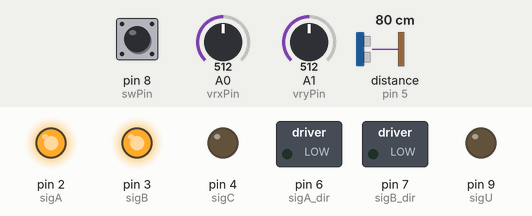
Bench run of a sketch on a simulated Arduino Uno, built with avr-gcc and run on an emulated ATmega328P. Shown: switched loads named in the sketch (green lamp = pin HIGH), output pins drawn as LEDs (lit = HIGH). Wiring (inferred from the names in the program): ultrasonic range finder: trigger pin 10; echo pin 5. Dashed ring = blinking. The test bench sets the inputs (shaded band); at power-on: distance to the obstacle (sensor on pin 5) 80 cm, A0 (vrxPin) = 512, A1 (vryPin) = 512, pin 8 (swPin) HIGH. The echo pulse lasts 58.3 µs per cm; pins used as bus, display or sensor lines are not drawn.

Above: at 1.2 s.
1.3 s: distance to the obstacle (sensor on pin 5) set to 23 cm
2.8 s: distance to the obstacle (sensor on pin 5) set to 19 cm
At 2.97 s:
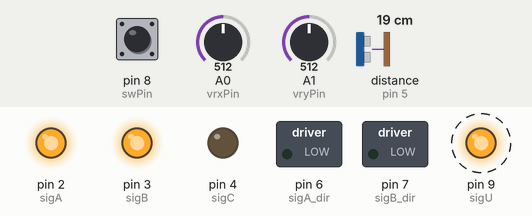
5.8 s: A0 (vrxPin) set to 465
8.8 s: A0 (vrxPin) set to 444
At 9.06 s:
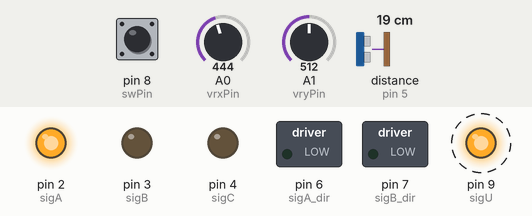
11.8 s: A1 (vryPin) set to 462
14.8 s: A1 (vryPin) set to 444
At 15.04 s:
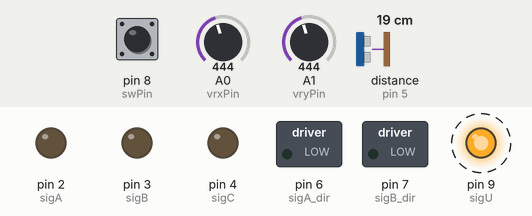
Timing chart, 0 to 18.8 s (numbered marks = the images above; inputs shaded):
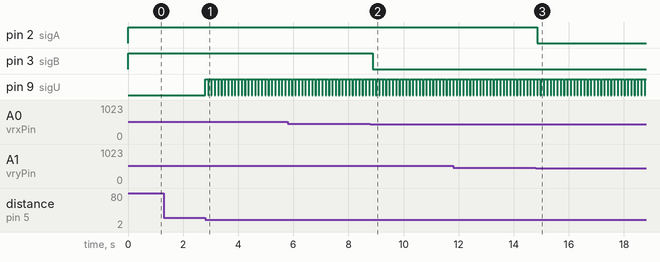

Measured:
- the behaviour switches between 21 and 20 cm on distance to the obstacle (sensor on pin 5) (found by bisection; images 0 and 1)
- the behaviour switches between 451 and 450 on A0 (vrxPin) (found by bisection; images 1 and 2)
- the behaviour switches between 451 and 450 on A1 (vryPin) (found by bisection; images 2 and 3)
- after the input at 1.3 s, every drawn part: stays the same
- after the input at 2.8 s, pin 9 (sigU): alternates HIGH for 0.10 s and LOW for 0.02 s, starting at once
- after the input at 8.8 s, pin 3 (sigB): HIGH → LOW after 0.08 s
- after the input at 14.8 s, pin 2 (sigA): HIGH → LOW after 0.05 s

The sketch:

sensorArduino_A_.ino
```cpp
// ============================================================
//  ARDUINO A — Sensor & Joystick Controller
// ============================================================
//
//  WIRING — Arduino A:
//    Ultrasonic HC-SR04:  Trig -> pin 10,  Echo -> pin 5
//    Joystick (3.3V):     VRX  -> A0,      VRY  -> A1,  SW -> pin 8
//
//  WIRING — Arduino A -> Arduino B (6 signal wires + GND):
//    A pin 2  -> B pin A0   (Motor A move flag)
//    A pin 6  -> B pin A1   (Motor A direction)   [NEW]
//    A pin 3  -> B pin 10   (Motor B move flag)
//    A pin 7  -> B pin A2   (Motor B direction)   [NEW]
//    A pin 4  -> B pin 5    (Motor C / button)
//    A pin 9  -> B pin 9    (Ultrasonic trigger)
//    A GND    -> B GND
//
//  BEHAVIOUR:
//    Joystick UP    -> Motor A clockwise
//    Joystick DOWN  -> Motor A counterclockwise
//    Joystick LEFT  -> Motor B clockwise
//    Joystick RIGHT -> Motor B counterclockwise
// ============================================================

const int trigPin = 10;
const int echoPin = 5;

const int vrxPin = A0;
const int vryPin = A1;
const int swPin  = 8;

const int sigA     = 2;  // Motor A move flag
const int sigA_dir = 6;  // Motor A direction: HIGH = UP (CW), LOW = DOWN (CCW)
const int sigB     = 3;  // Motor B move flag
const int sigB_dir = 7;  // Motor B direction: HIGH = LEFT (CW), LOW = RIGHT (CCW)
const int sigC     = 4;  // Motor C (button)
const int sigU     = 9;  // Ultrasonic trigger

const int JOY_LOW  = 250;
const int JOY_HIGH = 450;

long readUltrasonic() {
  digitalWrite(trigPin, LOW);
  delayMicroseconds(2);
  digitalWrite(trigPin, HIGH);
  delayMicroseconds(10);
  digitalWrite(trigPin, LOW);
  long duration = pulseIn(echoPin, HIGH, 30000);
  if (duration == 0) return 999;
  return duration * 0.034 / 2;
}

void setup() {
  pinMode(trigPin, OUTPUT);
  pinMode(echoPin, INPUT);
  pinMode(swPin, INPUT_PULLUP);

  pinMode(sigA, OUTPUT);
  pinMode(sigA_dir, OUTPUT);
  pinMode(sigB, OUTPUT);
  pinMode(sigB_dir, OUTPUT);
  pinMode(sigC, OUTPUT);
  pinMode(sigU, OUTPUT);

  digitalWrite(sigA, LOW);
  digitalWrite(sigA_dir, LOW);
  digitalWrite(sigB, LOW);
  digitalWrite(sigB_dir, LOW);
  digitalWrite(sigC, LOW);
  digitalWrite(sigU, LOW);
}

void loop() {
  long dist = readUltrasonic();
  if (dist > 0 && dist < 20) {
    digitalWrite(sigU, HIGH);
    delay(100);
    digitalWrite(sigU, LOW);
  }

  int xVal  = analogRead(vrxPin);
  int yVal  = analogRead(vryPin);
  int swVal = digitalRead(swPin);

  bool up    = (yVal < JOY_LOW);
  bool down  = (yVal > JOY_HIGH);
  bool left  = (xVal < JOY_LOW);
  bool right = (xVal > JOY_HIGH);

  digitalWrite(sigA, (up || down) ? HIGH : LOW);
  digitalWrite(sigA_dir, up ? HIGH : LOW);

  digitalWrite(sigB, (left || right) ? HIGH : LOW);
  digitalWrite(sigB_dir, left ? HIGH : LOW);

  digitalWrite(sigC, (swVal == LOW) ? HIGH : LOW);

  delay(20);
}
```
